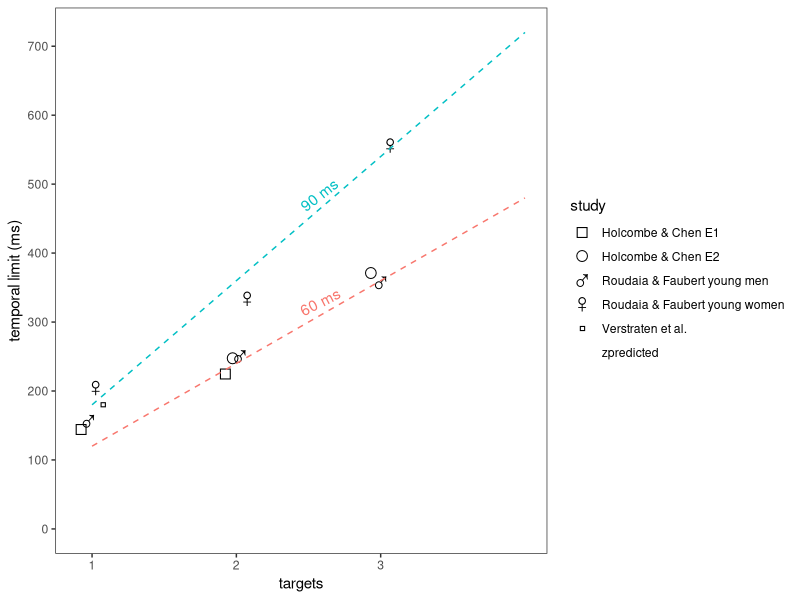

The R script that drew this image:
## ---- chunk 1
library(ggplot2)
library(dplyr)
library(tidyr)
library(purrr)
library(forcats) #for fct_relevel

E1HolcombeChen13 <- tibble(experiment="Holcombe & Chen E1", targets=seq(1,2),   temporalLimit= c(1000/6.93, 1000/4.45) )
E2HolcombeChen13 <- tibble(experiment="Holcombe & Chen E2", targets=seq(2,3),   temporalLimit= c(1000/4.05, 1000/2.7) )
RoudaiaFaubert<- tibble(experiment="Roudaia & Faubert young men", targets=seq(1,3), temporalLimit=c(1000/6.4,1000/4,1000/2.8))
RoudaiaFaubert2<- tibble(experiment="Roudaia & Faubert young women", targets=seq(1,3), temporalLimit=c(1000/4.9,1000/3,1000/1.8))

versCavLabianca8cyclesEachParticipant<- c(4.2,4.4,5.7,6,6,7)

versCavLabianca<- tibble( experiment="Verstraten et al.", targets=1, temporalLimit =
                            1000/mean(versCavLabianca8cyclesEachParticipant) )

temporalLimsData<- rbind(E1HolcombeChen13,E2HolcombeChen13,RoudaiaFaubert,RoudaiaFaubert2,versCavLabianca)
temporalLimsData$experiment <- as.factor(temporalLimsData$experiment)

critInterval <- function(targets, samplingInterval) {
 samplingInterval*targets*2
}

valuesForComputing<- expand_grid(
  targets = c(1, 2, 2.6, 3, 4), # including 2.4 because that's where I want to put the text labels
  samplingInterval = c(60, 90),
  experiment = "zpredicted" #when it starts with z, it will be at end in legend when ggplot creates factor ordering on fly
)
tibl <- valuesForComputing  %>% mutate(temporalLimit = critInterval(targets,samplingInterval))

predictions <- tibl %>% filter(targets != 2.4) #to plot lines

#male/female samples https://github.com/kmiddleton/rexamples/blob/master/ggplot2%20male-female%20symbols.R
#unicode character list (look at ) https://www.ssec.wisc.edu/~tomw/java/unicode.html
gg<-ggplot(temporalLimsData, aes(x=targets,y=temporalLimit, shape=experiment)) +
    geom_point(position=position_dodge(width=.2), size=5) +
    geom_line(data=predictions, aes(x=targets, y=temporalLimit, color=factor(samplingInterval)),
               linetype="dashed", inherit.aes=F) + #model predictions
    scale_shape_manual(values = c("\u25A1", "\u25CB", "\u2642", "\u2640", "\u25AB",   "\u1111")) +
    scale_x_continuous(breaks=1:3, limits=c(.9,4)) + #so that model lines extend all the way to symbols
    scale_y_continuous(breaks=seq(0,700,100), limits=c(0,NA)) +
    ylab('temporal limit (ms)') + labs(color='sampling interval (ms)', shape='study') + 
    theme_bw() +
    theme( panel.grid.major = element_blank(), panel.grid.minor = element_blank(),
          panel.background = element_blank())

ylims<- layer_scales(gg)$y$get_limits()
xlims<- layer_scales(gg)$x$get_limits()
graphAspectRatio <- diff(ylims)/diff(xlims)

#Create the string label, e.g. "90 ms"
lineLabels <-  tibl %>% filter(targets == 2.6)
lineLabels$label <- paste0(lineLabels$samplingInterval," ms")

#Calculate the angle of the label to make it have the same angle as the line
lineLabels<- lineLabels %>% mutate(slop = samplingInterval * 2)
lineLabels<- lineLabels %>% mutate(slope = slop / graphAspectRatio)
lineLabels<- lineLabels %>% mutate(angleIfAxesSameScale = atan(slope)*180/pi)
lineLabels<- lineLabels %>% mutate(angle = angleIfAxesSameScale)
lineLabels<- lineLabels %>% mutate(temporalLimit = temporalLimit + 10) #to raise it off the line

gg<-gg +  geom_text(data=lineLabels, aes(label = label, angle=angle, color=factor(samplingInterval)), vjust="bottom") +
          guides(colour=FALSE) #don't show sampling interval legend
show(gg)
